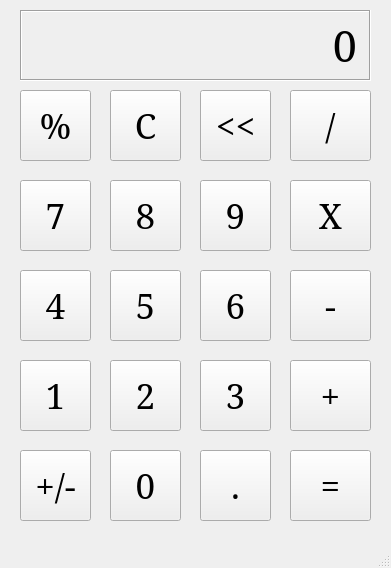
<?xml version="1.0" encoding="UTF-8"?>
<ui version="4.0">
 <class>MainWindow</class>
 <widget class="QMainWindow" name="MainWindow">
  <property name="geometry">
   <rect>
    <x>0</x>
    <y>0</y>
    <width>391</width>
    <height>568</height>
   </rect>
  </property>
  <property name="windowTitle">
   <string>MainWindow</string>
  </property>
  <widget class="QWidget" name="centralwidget">
   <widget class="QLabel" name="outputLabel">
    <property name="geometry">
     <rect>
      <x>20</x>
      <y>10</y>
      <width>351</width>
      <height>71</height>
     </rect>
    </property>
    <property name="font">
     <font>
      <family>MS Serif</family>
      <pointsize>32</pointsize>
     </font>
    </property>
    <property name="frameShape">
     <enum>QFrame::Box</enum>
    </property>
    <property name="frameShadow">
     <enum>QFrame::Sunken</enum>
    </property>
    <property name="text">
     <string>0</string>
    </property>
    <property name="alignment">
     <set>Qt::AlignRight|Qt::AlignTrailing|Qt::AlignVCenter</set>
    </property>
    <property name="margin">
     <number>10</number>
    </property>
   </widget>
   <widget class="QPushButton" name="cButton">
    <property name="geometry">
     <rect>
      <x>110</x>
      <y>90</y>
      <width>71</width>
      <height>71</height>
     </rect>
    </property>
    <property name="font">
     <font>
      <family>MS Serif</family>
      <pointsize>26</pointsize>
     </font>
    </property>
    <property name="text">
     <string>C</string>
    </property>
   </widget>
   <widget class="QPushButton" name="arrowButton">
    <property name="geometry">
     <rect>
      <x>200</x>
      <y>90</y>
      <width>71</width>
      <height>71</height>
     </rect>
    </property>
    <property name="font">
     <font>
      <family>MS Serif</family>
      <pointsize>26</pointsize>
     </font>
    </property>
    <property name="text">
     <string>&lt;&lt;</string>
    </property>
   </widget>
   <widget class="QPushButton" name="percentButton">
    <property name="geometry">
     <rect>
      <x>20</x>
      <y>90</y>
      <width>71</width>
      <height>71</height>
     </rect>
    </property>
    <property name="font">
     <font>
      <family>MS Serif</family>
      <pointsize>26</pointsize>
     </font>
    </property>
    <property name="text">
     <string>%</string>
    </property>
   </widget>
   <widget class="QPushButton" name="divideButton">
    <property name="geometry">
     <rect>
      <x>290</x>
      <y>90</y>
      <width>81</width>
      <height>71</height>
     </rect>
    </property>
    <property name="font">
     <font>
      <family>MS Serif</family>
      <pointsize>26</pointsize>
     </font>
    </property>
    <property name="text">
     <string>/</string>
    </property>
   </widget>
   <widget class="QPushButton" name="sevenButton">
    <property name="geometry">
     <rect>
      <x>20</x>
      <y>180</y>
      <width>71</width>
      <height>71</height>
     </rect>
    </property>
    <property name="font">
     <font>
      <family>MS Serif</family>
      <pointsize>26</pointsize>
     </font>
    </property>
    <property name="text">
     <string>7</string>
    </property>
   </widget>
   <widget class="QPushButton" name="nineButton">
    <property name="geometry">
     <rect>
      <x>200</x>
      <y>180</y>
      <width>71</width>
      <height>71</height>
     </rect>
    </property>
    <property name="font">
     <font>
      <family>MS Serif</family>
      <pointsize>26</pointsize>
     </font>
    </property>
    <property name="text">
     <string>9</string>
    </property>
   </widget>
   <widget class="QPushButton" name="multiplyButton">
    <property name="geometry">
     <rect>
      <x>290</x>
      <y>180</y>
      <width>81</width>
      <height>71</height>
     </rect>
    </property>
    <property name="font">
     <font>
      <family>MS Serif</family>
      <pointsize>26</pointsize>
     </font>
    </property>
    <property name="text">
     <string>X</string>
    </property>
   </widget>
   <widget class="QPushButton" name="eightButton">
    <property name="geometry">
     <rect>
      <x>110</x>
      <y>180</y>
      <width>71</width>
      <height>71</height>
     </rect>
    </property>
    <property name="font">
     <font>
      <family>MS Serif</family>
      <pointsize>26</pointsize>
     </font>
    </property>
    <property name="text">
     <string>8</string>
    </property>
   </widget>
   <widget class="QPushButton" name="fourButton">
    <property name="geometry">
     <rect>
      <x>20</x>
      <y>270</y>
      <width>71</width>
      <height>71</height>
     </rect>
    </property>
    <property name="font">
     <font>
      <family>MS Serif</family>
      <pointsize>26</pointsize>
     </font>
    </property>
    <property name="text">
     <string>4</string>
    </property>
   </widget>
   <widget class="QPushButton" name="sixButton">
    <property name="geometry">
     <rect>
      <x>200</x>
      <y>270</y>
      <width>71</width>
      <height>71</height>
     </rect>
    </property>
    <property name="font">
     <font>
      <family>MS Serif</family>
      <pointsize>26</pointsize>
     </font>
    </property>
    <property name="text">
     <string>6</string>
    </property>
   </widget>
   <widget class="QPushButton" name="minusButton">
    <property name="geometry">
     <rect>
      <x>290</x>
      <y>270</y>
      <width>81</width>
      <height>71</height>
     </rect>
    </property>
    <property name="font">
     <font>
      <family>MS Serif</family>
      <pointsize>26</pointsize>
     </font>
    </property>
    <property name="text">
     <string>-</string>
    </property>
   </widget>
   <widget class="QPushButton" name="fiveButton">
    <property name="geometry">
     <rect>
      <x>110</x>
      <y>270</y>
      <width>71</width>
      <height>71</height>
     </rect>
    </property>
    <property name="font">
     <font>
      <family>MS Serif</family>
      <pointsize>26</pointsize>
     </font>
    </property>
    <property name="text">
     <string>5</string>
    </property>
   </widget>
   <widget class="QPushButton" name="oneButton">
    <property name="geometry">
     <rect>
      <x>20</x>
      <y>360</y>
      <width>71</width>
      <height>71</height>
     </rect>
    </property>
    <property name="font">
     <font>
      <family>MS Serif</family>
      <pointsize>26</pointsize>
     </font>
    </property>
    <property name="text">
     <string>1</string>
    </property>
   </widget>
   <widget class="QPushButton" name="threeButton">
    <property name="geometry">
     <rect>
      <x>200</x>
      <y>360</y>
      <width>71</width>
      <height>71</height>
     </rect>
    </property>
    <property name="font">
     <font>
      <family>MS Serif</family>
      <pointsize>26</pointsize>
     </font>
    </property>
    <property name="text">
     <string>3</string>
    </property>
   </widget>
   <widget class="QPushButton" name="addButton">
    <property name="geometry">
     <rect>
      <x>290</x>
      <y>360</y>
      <width>81</width>
      <height>71</height>
     </rect>
    </property>
    <property name="font">
     <font>
      <family>MS Serif</family>
      <pointsize>26</pointsize>
     </font>
    </property>
    <property name="text">
     <string>+</string>
    </property>
   </widget>
   <widget class="QPushButton" name="twoButton">
    <property name="geometry">
     <rect>
      <x>110</x>
      <y>360</y>
      <width>71</width>
      <height>71</height>
     </rect>
    </property>
    <property name="font">
     <font>
      <family>MS Serif</family>
      <pointsize>26</pointsize>
     </font>
    </property>
    <property name="text">
     <string>2</string>
    </property>
   </widget>
   <widget class="QPushButton" name="plusminusButton">
    <property name="geometry">
     <rect>
      <x>20</x>
      <y>450</y>
      <width>71</width>
      <height>71</height>
     </rect>
    </property>
    <property name="font">
     <font>
      <family>MS Serif</family>
      <pointsize>26</pointsize>
     </font>
    </property>
    <property name="text">
     <string>+/-</string>
    </property>
   </widget>
   <widget class="QPushButton" name="decimalButton">
    <property name="geometry">
     <rect>
      <x>200</x>
      <y>450</y>
      <width>71</width>
      <height>71</height>
     </rect>
    </property>
    <property name="font">
     <font>
      <family>MS Serif</family>
      <pointsize>26</pointsize>
     </font>
    </property>
    <property name="text">
     <string>.</string>
    </property>
   </widget>
   <widget class="QPushButton" name="equalButton">
    <property name="geometry">
     <rect>
      <x>290</x>
      <y>450</y>
      <width>81</width>
      <height>71</height>
     </rect>
    </property>
    <property name="font">
     <font>
      <family>MS Serif</family>
      <pointsize>26</pointsize>
     </font>
    </property>
    <property name="text">
     <string>=</string>
    </property>
   </widget>
   <widget class="QPushButton" name="zeroButton">
    <property name="geometry">
     <rect>
      <x>110</x>
      <y>450</y>
      <width>71</width>
      <height>71</height>
     </rect>
    </property>
    <property name="font">
     <font>
      <family>MS Serif</family>
      <pointsize>26</pointsize>
     </font>
    </property>
    <property name="text">
     <string>0</string>
    </property>
   </widget>
  </widget>
  <widget class="QMenuBar" name="menubar">
   <property name="geometry">
    <rect>
     <x>0</x>
     <y>0</y>
     <width>391</width>
     <height>22</height>
    </rect>
   </property>
  </widget>
  <widget class="QStatusBar" name="statusbar"/>
 </widget>
 <resources/>
 <connections/>
</ui>
